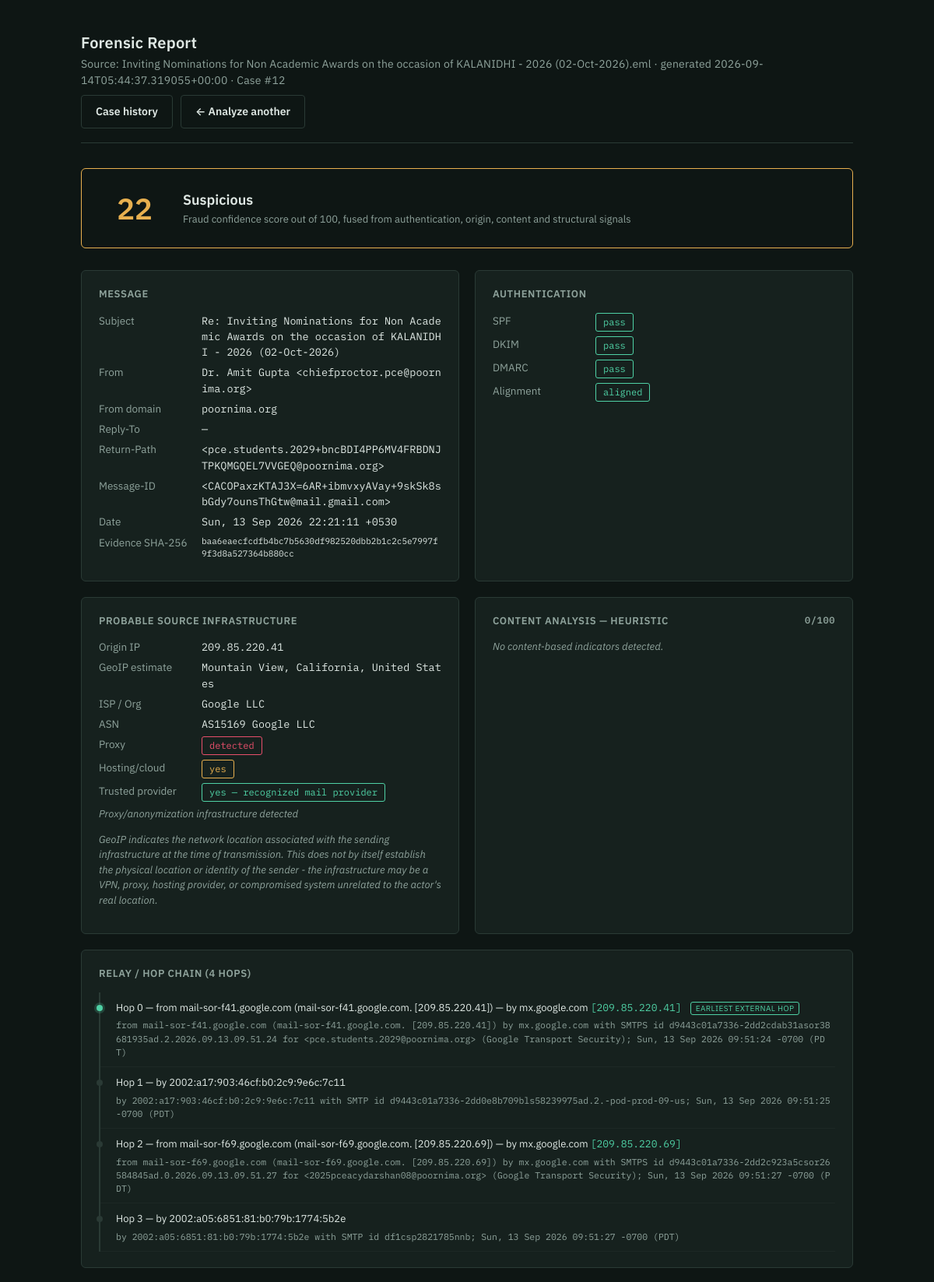
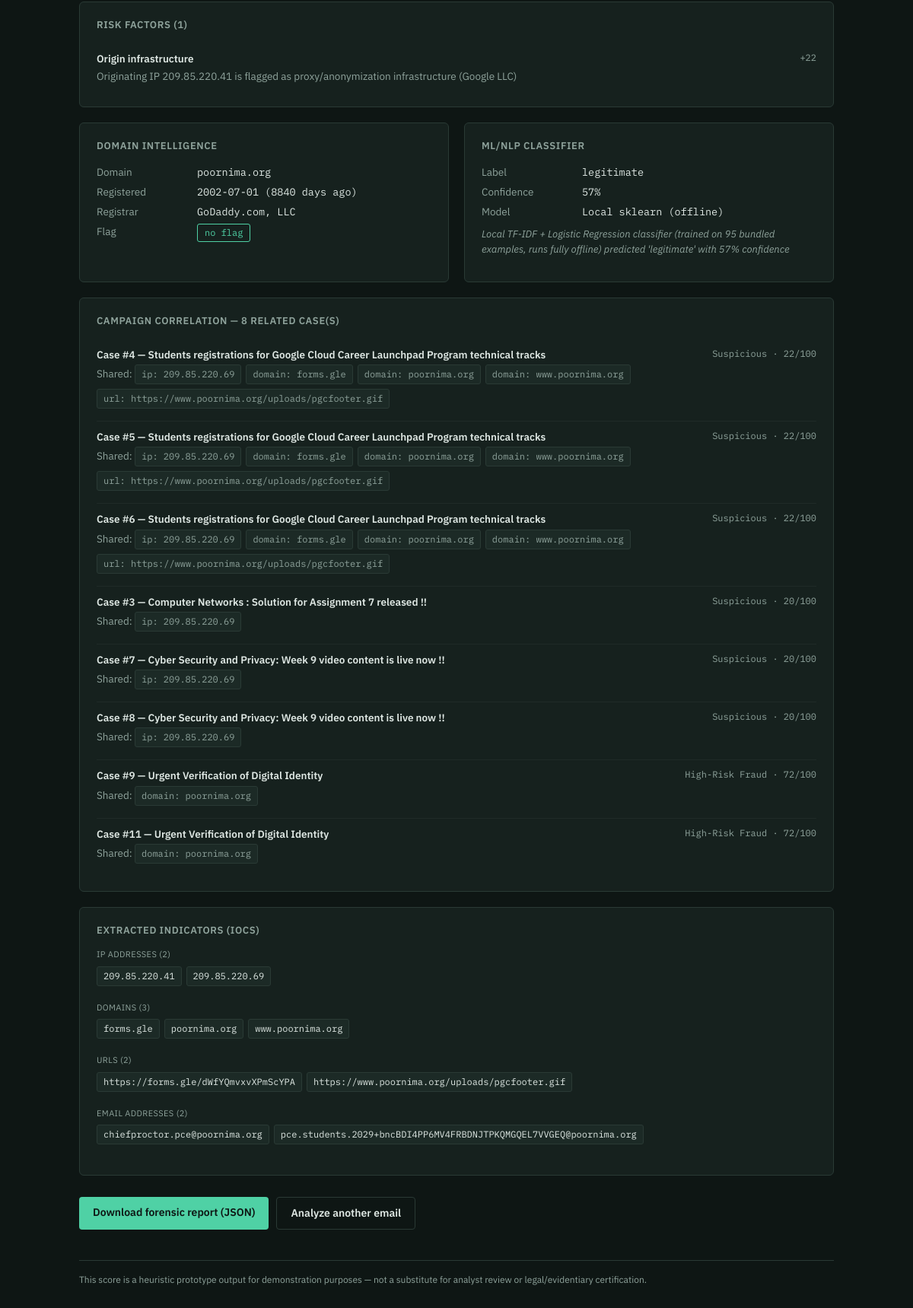
The page /cases/12 on the database its author committed (2 pictures, top to bottom).
### tables this page shows
CREATE TABLE cases (
    id INTEGER PRIMARY KEY AUTOINCREMENT,
    filename TEXT,
    analyzed_at TEXT,
    evidence_sha256 TEXT,
    subject TEXT,
    from_address TEXT,
    from_domain TEXT,
    origin_ip TEXT,
    origin_country TEXT,
    risk_score INTEGER,
    verdict TEXT,
    report_json TEXT
);

CREATE TABLE case_iocs (
    id INTEGER PRIMARY KEY AUTOINCREMENT,
    case_id INTEGER NOT NULL,
    ioc_type TEXT NOT NULL,      -- ip | domain | url | email
    ioc_value TEXT NOT NULL,
    FOREIGN KEY (case_id) REFERENCES cases (id)
);

### app.py (the view)
@app.route("/cases/<int:case_id>", methods=["GET"])
def view_case(case_id):
    case = case_store.get_case(case_id)
    if not case:
        flash("Case not found.")
        return redirect(url_for("list_cases"))
    report = case["report"]
    report["case_id"] = case_id
    report["related_cases"] = case_store.find_cases_sharing_iocs(case_id)
    return render_template("report.html", report=report, source_filename=case["filename"])

### core/case_store.py (called while the page is built)
@contextmanager
def get_conn():
    conn = sqlite3.connect(DB_PATH)
    conn.row_factory = sqlite3.Row
    try:
        yield conn
        conn.commit()
    finally:
        conn.close()

def get_case(case_id: int):
    with get_conn() as conn:
        row = conn.execute("SELECT * FROM cases WHERE id = ?", (case_id,)).fetchone()
        if not row:
            return None
        result = dict(row)
        result["report"] = json.loads(result.pop("report_json"))
        return result

### templates/report.html (shortened to what this page needs)
<!DOCTYPE html>
<html lang="en">
<head>
  <link rel="stylesheet" href="{{ url_for('static', filename='style.css') }}">
</head>
<body>
{% set verdict = report.risk_assessment.verdict %}
{% set vclass = 'v-legit' if verdict == 'Legitimate' else ('v-suspicious' if verdict == 'Suspicious' else ('v-phishing' if verdict == 'Likely Phishing' else 'v-fraud')) %}
  <div class="wrap">
    <header class="masthead">
      <div class="title">Forensic Report
        <span>Source: {{ source_filename }} · generated {{ report.generated_at }}{% if report.case_id %} · Case #{{ report.case_id }}{% endif %}</span>
      </div>
      <div style="display:flex; gap:10px;">
        <a class="btn btn-secondary" href="{{ url_for('list_cases') }}">Case history</a>
        <a class="btn btn-secondary" href="{{ url_for('index') }}">&larr; Analyze another</a>
      </div>
    </header>
    <div class="verdict-band {{ vclass }}">
      <div class="score-dial">{{ report.risk_assessment.score }}</div>
      <div>
        <div class="verdict-label">{{ verdict }}</div>
        <div class="verdict-sub">Fraud confidence score out of 100, fused from authentication, origin, content and structural signals</div>
      </div>
    </div>
    <div class="grid">
      <div class="panel">
        <h3>Message</h3>
        <div class="kv"><div class="k">Subject</div><div class="v">{{ report.message.subject or "—" }}</div></div>
        <div class="kv"><div class="k">From</div><div class="v">{{ report.message.from_display_name }} &lt;{{ report.message.from_address }}&gt;</div></div>
        <div class="kv"><div class="k">From domain</div><div class="v">{{ report.message.from_domain or "—" }}</div></div>
        <div class="kv"><div class="k">Reply-To</div><div class="v">{{ report.message.reply_to or "—" }}</div></div>
        <div class="kv"><div class="k">Return-Path</div><div class="v">{{ report.message.return_path or "—" }}</div></div>
        <div class="kv"><div class="k">Message-ID</div><div class="v">{{ report.message.message_id or "—" }}</div></div>
        <div class="kv"><div class="k">Date</div><div class="v">{{ report.message.date or "—" }}</div></div>
        {% if report.evidence %}
        <div class="kv"><div class="k">Evidence SHA-256</div><div class="v" style="font-size:11px;">{{ report.evidence.sha256 }}</div></div>
        {% endif %}
      </div>
      <div class="panel">
        <h3>Authentication</h3>
        {% set spf = report.authentication.spf %}
        {% set dkim = report.authentication.dkim %}
        {% set dmarc = report.authentication.dmarc %}
        <div class="kv">
          <div class="k">SPF</div>
          <div class="v"><span class="pill {{ 'pill-pass' if spf == 'pass' else ('pill-neutral' if spf == 'none' else 'pill-fail') }}">{{ spf }}</span></div>
        </div>
        <div class="kv">
          <div class="k">DKIM</div>
          <div class="v"><span class="pill {{ 'pill-pass' if dkim == 'pass' else ('pill-neutral' if dkim == 'none' else 'pill-fail') }}">{{ dkim }}</span></div>
        </div>
        <div class="kv">
          <div class="k">DMARC</div>
          <div class="v"><span class="pill {{ 'pill-pass' if dmarc == 'pass' else ('pill-neutral' if dmarc == 'none' else 'pill-fail') }}">{{ dmarc }}</span></div>
        </div>
        <div class="kv">
          <div class="k">Alignment</div>
          <div class="v">
            {% if report.authentication.alignment_ok is sameas true %}
              <span class="pill pill-pass">aligned</span>
            {% elif report.authentication.alignment_ok is sameas false %}
              <span class="pill pill-fail">mismatch</span>
            {% else %}
              <span class="pill pill-neutral">inconclusive</span>
            {% endif %}
          </div>
        </div>
      </div>
      <div class="panel">
        <h3>Probable source infrastructure</h3>
        {% if report.origin and report.origin.status == 'ok' %}
          <div class="kv"><div class="k">Origin IP</div><div class="v">{{ report.origin.ip }}</div></div>
          <div class="kv"><div class="k">GeoIP estimate</div><div class="v">{{ report.origin.city }}, {{ report.origin.region }}, {{ report.origin.country }}</div></div>
          <div class="kv"><div class="k">ISP / Org</div><div class="v">{{ report.origin.isp }}{% if report.origin.org and report.origin.org != report.origin.isp %} / {{ report.origin.org }}{% endif %}</div></div>
          <div class="kv"><div class="k">ASN</div><div class="v">{{ report.origin.asn or "—" }}</div></div>
          <div class="kv"><div class="k">Proxy</div>
            <div class="v">
              {% if report.origin.proxy %}<span class="pill pill-fail">detected</span>
              {% else %}<span class="pill pill-pass">not detected</span>{% endif %}
            </div>
          </div>
          <div class="kv"><div class="k">Hosting/cloud</div>
            <div class="v">
              {% if report.origin.hosting %}<span class="pill pill-warn">yes</span>
              {% else %}<span class="pill pill-pass">no</span>{% endif %}
            </div>
          </div>
          <div class="kv"><div class="k">Trusted provider</div>
            <div class="v">
              {% if report.origin.trusted_provider %}<span class="pill pill-pass">yes — recognized mail provider</span>
              {% else %}<span class="pill pill-neutral">not recognized</span>{% endif %}
            </div>
          </div>
          {% if report.origin.note %}<p class="empty-note" style="margin-top:6px;">{{ report.origin.note }}</p>{% endif %}
          <p class="empty-note" style="margin-top:10px;">{{ report.origin.disclaimer }}</p>
        {% else %}
          <p class="empty-note">{{ report.origin.note if report.origin else "No origin data available." }}</p>
        {% endif %}
      </div>
      <div class="panel">
        <h3>Content analysis — heuristic <span style="float:right;font-family:var(--mono);font-size:12px;color:var(--text-dim);">{{ report.content_analysis.score }}/100</span></h3>
        {% if report.content_analysis.findings %}
          {% for f in report.content_analysis.findings %}
          <div class="finding">
            <span class="fweight">+{{ f.weight }}</span>
            <div class="fcat">{{ f.category }}</div>
            <div class="fdetail">{{ f.detail }}</div>
          </div>
          {% endfor %}
        {% else %}
          <p class="empty-note">No content-based indicators detected.</p>
        {% endif %}
      </div>
      <div class="panel full">
        <h3>Relay / hop chain ({{ report.hops | length }} hop{{ 's' if report.hops | length != 1 else '' }})</h3>
        {% if report.hops %}
        <ul class="hop-list">
          {% for h in report.hops %}
          <li class="{{ 'origin' if h.is_earliest_external else '' }}">
            Hop {{ h.index }}{% if h.from_host %} — from {{ h.from_host }}{% endif %}{% if h.by_host %} — by {{ h.by_host }}{% endif %}
            {% if h.from_ip %}<span class="hop-ip"> [{{ h.from_ip }}]</span>{% endif %}
            {% if h.is_earliest_external %}<span class="hop-tag">earliest external hop</span>{% endif %}
            <div class="hop-raw">{{ h.raw }}</div>
          </li>
          {% endfor %}
        </ul>
        {% else %}
          <p class="empty-note">No Received headers found in this message.</p>
        {% endif %}
      </div>
      <div class="panel full">
        <h3>Risk factors ({{ report.risk_assessment.factors | length }})</h3>
        {% if report.risk_assessment.factors %}
          {% for f in report.risk_assessment.factors %}
          <div class="finding">
            <span class="fweight">+{{ f.weight }}</span>
            <div class="fcat">{{ f.category }}</div>
            <div class="fdetail">{{ f.detail }}</div>
          </div>
          {% endfor %}
        {% else %}
          <p class="empty-note">No risk factors detected — message appears clean based on available signals.</p>
        {% endif %}
      </div>
      <div class="panel">
        <h3>Domain intelligence</h3>
        {% if report.domain_intel and report.domain_intel.status == 'ok' %}
          <div class="kv"><div class="k">Domain</div><div class="v">{{ report.domain_intel.domain }}</div></div>
          <div class="kv"><div class="k">Registered</div><div class="v">{{ report.domain_intel.created_date }} ({{ report.domain_intel.age_days }} days ago)</div></div>
          <div class="kv"><div class="k">Registrar</div><div class="v">{{ report.domain_intel.registrar or "—" }}</div></div>
          <div class="kv"><div class="k">Flag</div>
            <div class="v">
              {% if report.domain_intel.is_newly_registered %}
                <span class="pill pill-warn">newly registered</span>
              {% else %}
                <span class="pill pill-pass">no flag</span>
              {% endif %}
            </div>
          </div>
        {% else %}
          <p class="empty-note">{{ report.domain_intel.note if report.domain_intel else "WHOIS lookup not available in this environment." }}</p>
        {% endif %}
      </div>
      <div class="panel">
        <h3>ML/NLP classifier</h3>
        {% if report.ml_classification and report.ml_classification.available %}
          <div class="kv"><div class="k">Label</div><div class="v">{{ report.ml_classification.label }}</div></div>
          <div class="kv"><div class="k">Confidence</div><div class="v">{{ "%.0f"|format(report.ml_classification.confidence * 100) }}%</div></div>
          {% if report.ml_classification.backend %}<div class="kv"><div class="k">Model</div><div class="v">{{ "Local sklearn (offline)" if report.ml_classification.backend == "sklearn-local" else "Transformer" }}</div></div>{% endif %}
          <p class="empty-note" style="margin-top:10px;">{{ report.ml_classification.note }}</p>
        {% else %}
          <p class="empty-note">{{ report.ml_classification.note if report.ml_classification else "ML classifier not available." }} The fraud score above is currently based on heuristic and header/origin signals only.</p>
        {% endif %}
      </div>
      {% if report.related_cases %}
      <div class="panel full">
        <h3>Campaign correlation — {{ report.related_cases | length }} related case(s)</h3>
        {% for rc in report.related_cases %}
        <div class="finding">
          <span class="fweight">{{ rc.verdict }} · {{ rc.risk_score }}/100</span>
          <div class="fcat">Case #{{ rc.case_id }} — {{ rc.subject or rc.filename }}</div>
          <div class="fdetail">
            Shared: {% for s in rc.shared_iocs %}<span class="ioc-chip">{{ s.type }}: {{ s.value }}</span>{% endfor %}
          </div>
        </div>
        {% endfor %}
      </div>
      {% endif %}
      <div class="panel full">
        <h3>Extracted indicators (IOCs)</h3>
        <div class="ioc-group">
          <div class="ioc-label">IP addresses ({{ report.iocs.ips | length }})</div>
          {% for ip in report.iocs.ips %}<span class="ioc-chip">{{ ip }}</span>{% else %}<span class="empty-note">none</span>{% endfor %}
        </div>
        <div class="ioc-group">
          <div class="ioc-label">Domains ({{ report.iocs.domains | length }})</div>
          {% for d in report.iocs.domains %}<span class="ioc-chip">{{ d }}</span>{% else %}<span class="empty-note">none</span>{% endfor %}
        </div>
        <div class="ioc-group">
          <div class="ioc-label">URLs ({{ report.iocs.urls | length }})</div>
          {% for u in report.iocs.urls %}<span class="ioc-chip">{{ u }}</span>{% else %}<span class="empty-note">none</span>{% endfor %}
        </div>
        <div class="ioc-group">
          <div class="ioc-label">Email addresses ({{ report.iocs.emails | length }})</div>
          {% for e in report.iocs.emails %}<span class="ioc-chip">{{ e }}</span>{% else %}<span class="empty-note">none</span>{% endfor %}
        </div>
      </div>
    </div>
    <div class="report-actions">
      <a class="btn" href="{{ url_for('download_report') }}">Download forensic report (JSON)</a>
      <a class="btn btn-secondary" href="{{ url_for('index') }}">Analyze another email</a>
    </div>
    <footer class="note">
      This score is a heuristic prototype output for demonstration purposes — not a
      substitute for analyst review or legal/evidentiary certification.
    </footer>
  </div>
</body>
</html>

### rows shown on the page
cases: filename "Inviting Nominations for Non Academic Awards on the occasion of KALANIDHI - 2026 (02-Oct-2026).eml", message "Re: Inviting Nominations for Non Academic Awards on the occasion of KALANIDHI - 2026 (02-Oct-2026)", evidence.sha256 "baa6eaecfcdfb4bc7b5630df982520dbb2b1c2c5e7997f9f3d8a527364b880cc"
case_iocs: verdict "Suspicious", risk_score "22", case_id "4", subject "Students registrations for Google Cloud Career Launchpad Program technical tracks", type "ip", value "209.85.220.69"
case_iocs: type "domain", value "forms.gle"
case_iocs: type "domain", value "poornima.org"
case_iocs: type "domain", value "www.poornima.org"
case_iocs: type "url", value "https://www.poornima.org/uploads/pgcfooter.gif"
case_iocs: verdict "Suspicious", risk_score "22", case_id "5", subject "Students registrations for Google Cloud Career Launchpad Program technical tracks", type "ip", value "209.85.220.69"
case_iocs: type "domain", value "forms.gle"
case_iocs: type "domain", value "poornima.org"
case_iocs: type "domain", value "www.poornima.org"
case_iocs: type "url", value "https://www.poornima.org/uploads/pgcfooter.gif"
case_iocs: verdict "Suspicious", risk_score "22", case_id "6", subject "Students registrations for Google Cloud Career Launchpad Program technical tracks", type "ip", value "209.85.220.69"
case_iocs: type "domain", value "forms.gle"
case_iocs: type "domain", value "poornima.org"
case_iocs: type "domain", value "www.poornima.org"
case_iocs: type "url", value "https://www.poornima.org/uploads/pgcfooter.gif"
case_iocs: verdict "Suspicious", risk_score "20", case_id "3", subject "Computer Networks : Solution for Assignment 7 released !!", type "ip", value "209.85.220.69"
case_iocs: verdict "Suspicious", risk_score "20", case_id "7", subject "Cyber Security and Privacy: Week 9 video content is live now !!", type "ip", value "209.85.220.69"
case_iocs: verdict "Suspicious", risk_score "20", case_id "8", subject "Cyber Security and Privacy: Week 9 video content is live now !!", type "ip", value "209.85.220.69"
case_iocs: verdict "High-Risk Fraud", risk_score "72", case_id "9", subject "Urgent Verification of Digital Identity", type "domain", value "poornima.org"
case_iocs: verdict "High-Risk Fraud", risk_score "72", case_id "11", subject "Urgent Verification of Digital Identity", type "domain", value "poornima.org"

### other values the page prints
{{ report.generated_at }} "2026-09-14T05:44:37.319055+00:00"
{{ report.case_id }} "12"
{{ report.risk_assessment.score }} "22"
{{ verdict }} "Suspicious"
{{ report.message.from_display_name }} "Dr. Amit Gupta"
{{ report.message.from_address }} "chiefproctor.pce@poornima.org"
{{ report.message.from_domain or "—" }} "poornima.org"
{{ report.message.reply_to or "—" }} "—"
{{ report.message.return_path or "—" }} "<pce.students.2029+bncBDI4PP6MV4FRBDNJTPKQMGQEL7VVGEQ@poornima.org>"
{{ report.message.message_id or "—" }} "<CACOPaxzKTAJ3X=6AR+ibmvxyAVay+9skSk8sbGdy7ounsThGtw@mail.gmail.com>"
{{ report.message.date or "—" }} "Sun, 13 Sep 2026 22:21:11 +0530"
{{ spf }} "pass"
{{ dkim }} "pass"
{{ dmarc }} "pass"
{{ report.origin.ip }} "209.85.220.41"
